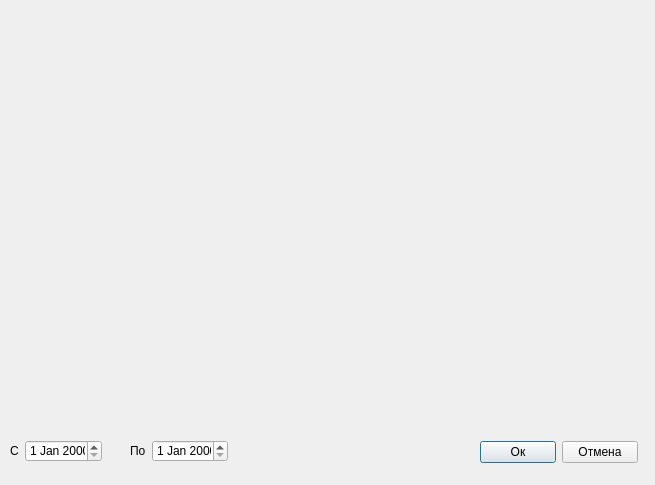
<?xml version="1.0" encoding="UTF-8"?>
<ui version="4.0">
 <class>BalanceChartWindow</class>
 <widget class="QDialog" name="BalanceChartWindow">
  <property name="geometry">
   <rect>
    <x>0</x>
    <y>0</y>
    <width>655</width>
    <height>485</height>
   </rect>
  </property>
  <property name="minimumSize">
   <size>
    <width>655</width>
    <height>485</height>
   </size>
  </property>
  <property name="maximumSize">
   <size>
    <width>655</width>
    <height>485</height>
   </size>
  </property>
  <property name="windowTitle">
   <string>Dialog</string>
  </property>
  <widget class="QCustomPlot" name="widget" native="true">
   <property name="geometry">
    <rect>
     <x>20</x>
     <y>20</y>
     <width>611</width>
     <height>381</height>
    </rect>
   </property>
  </widget>
  <widget class="QWidget" name="">
   <property name="geometry">
    <rect>
     <x>10</x>
     <y>440</y>
     <width>92</width>
     <height>22</height>
    </rect>
   </property>
   <layout class="QHBoxLayout" name="horizontalLayout">
    <item>
     <widget class="QLabel" name="label">
      <property name="text">
       <string>С</string>
      </property>
     </widget>
    </item>
    <item>
     <widget class="QDateEdit" name="firstTimeDateEdit"/>
    </item>
   </layout>
  </widget>
  <widget class="QWidget" name="">
   <property name="geometry">
    <rect>
     <x>130</x>
     <y>440</y>
     <width>98</width>
     <height>22</height>
    </rect>
   </property>
   <layout class="QHBoxLayout" name="horizontalLayout_2">
    <item>
     <widget class="QLabel" name="label_2">
      <property name="text">
       <string>По</string>
      </property>
     </widget>
    </item>
    <item>
     <widget class="QDateEdit" name="secondTimeDateEdit"/>
    </item>
   </layout>
  </widget>
  <widget class="QWidget" name="">
   <property name="geometry">
    <rect>
     <x>480</x>
     <y>440</y>
     <width>158</width>
     <height>25</height>
    </rect>
   </property>
   <layout class="QHBoxLayout" name="horizontalLayout_3">
    <item>
     <widget class="QPushButton" name="acceptPushButton">
      <property name="text">
       <string>Ок</string>
      </property>
     </widget>
    </item>
    <item>
     <widget class="QPushButton" name="cancelPushButton">
      <property name="text">
       <string>Отмена</string>
      </property>
     </widget>
    </item>
   </layout>
  </widget>
 </widget>
 <customwidgets>
  <customwidget>
   <class>QCustomPlot</class>
   <extends>QWidget</extends>
   <header>qcustomplot.h</header>
   <container>1</container>
  </customwidget>
 </customwidgets>
 <resources/>
 <connections/>
</ui>
